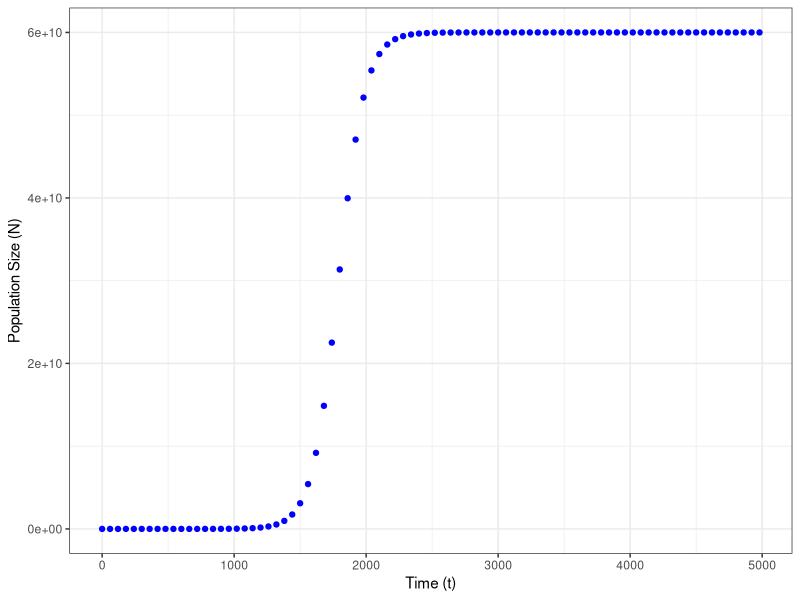
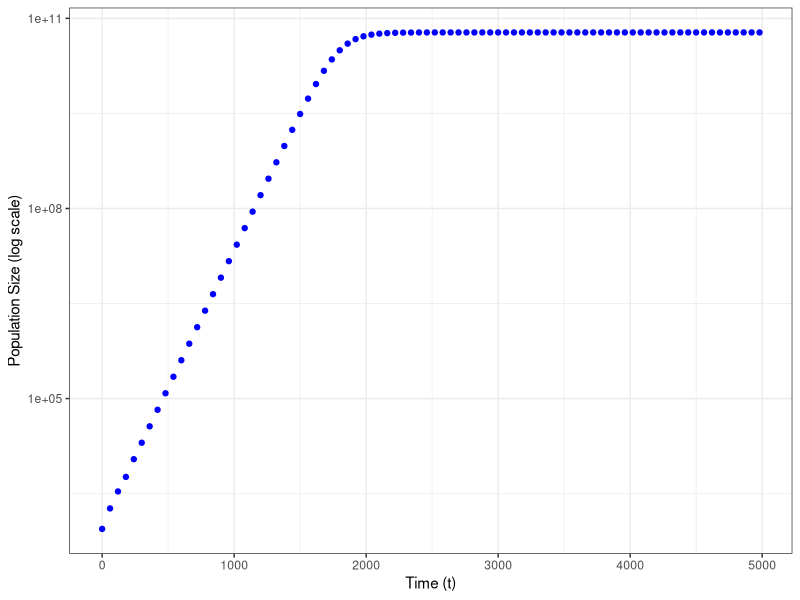
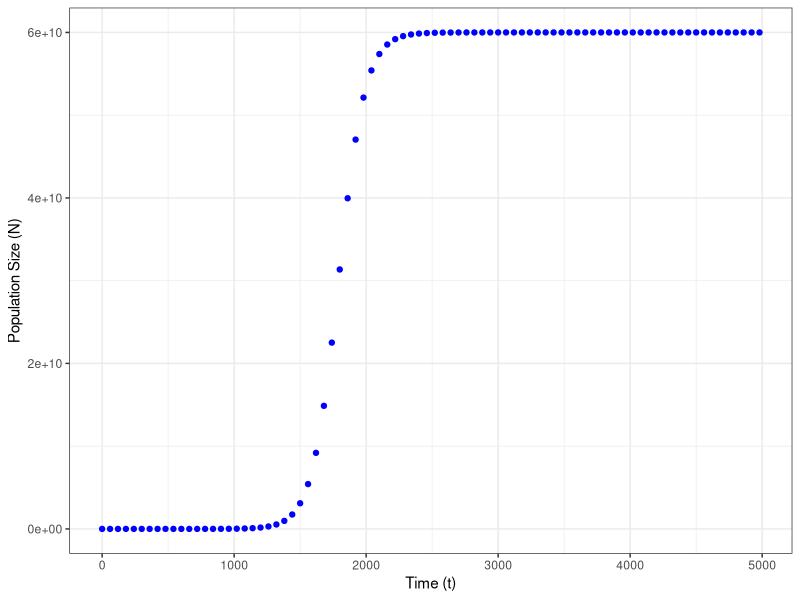
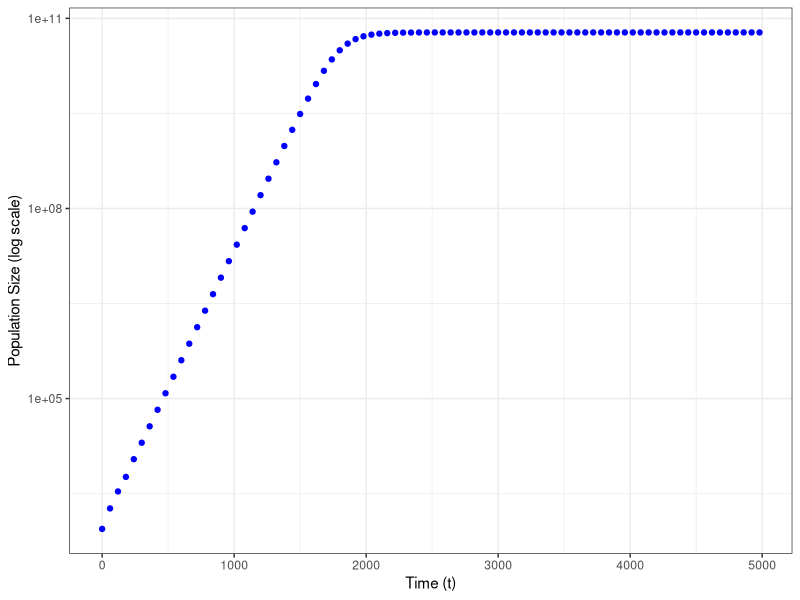

Reproduce these figures in R, in order.
#Script to plot the logistic growth data

growth_data <- read.csv("Experiment.csv")

install.packages("ggplot2")
library(ggplot2)

raw_data_plot <- ggplot(data = growth_data, aes(x = t, y = N)) +
  geom_point(color = "blue") +   
  xlab("Time (t)") +
  ylab("Population Size (N)") +
  theme_bw()

print(raw_data_plot)

ggsave("raw_data_plot.png", plot = raw_data_plot, width = 8, height = 6, dpi = 300)

raw_data_on_log_plot <- ggplot(data = growth_data, aes(x = t, y = N)) +
  geom_point(color = "blue") +   
  xlab("Time (t)") +
  ylab("Population Size (log scale)") +
  scale_y_continuous(trans='log10') +
  theme_bw()

print(raw_data_on_log_plot)

ggsave("raw_data_on_log_plot.png", plot = raw_data_on_log_plot, width = 8, height = 6, dpi = 300)

